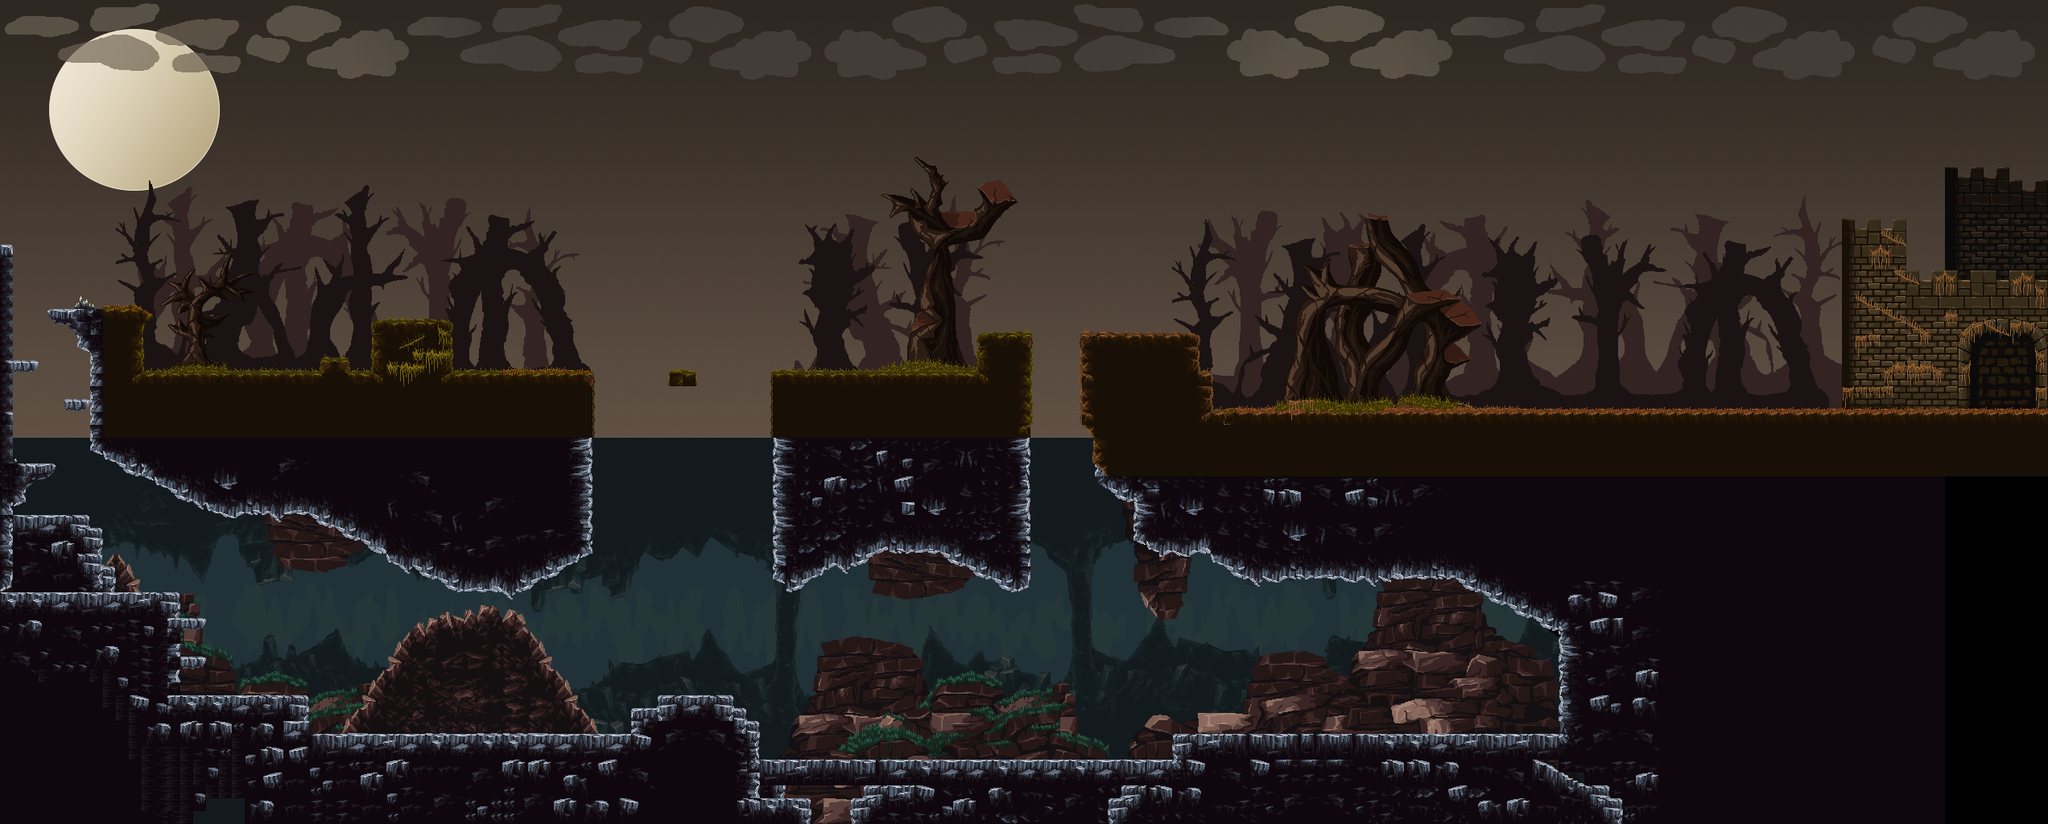

Tiled map render using the project's own tile images. Description and the map definition, with tile-layer contents summarised, below:
An orthogonal 159x64 tile map with 16x16 px tiles, 10 tile layers (Background_main2, Background_main1, Background2, Background, ...), 10 tilesets and 85 objects (6x Platform, 5x Thorn, 2x Spear, 2x Bonfire, Skeleton, ...).

<map version="1.10" tiledversion="1.11.0" orientation="orthogonal" renderorder="right-down" width="159" height="64" tilewidth="16" tileheight="16" infinite="0" nextlayerid="17" nextobjectid="176">
 <tileset firstgid="1" source="env_ground.tsx" />
 <tileset firstgid="901" source="env_trees.tsx" />
 <tileset firstgid="2057" source="castle_env.tsx" />
 <tileset firstgid="4617" source="mainlev_build.tsx" />
 <tileset firstgid="8713" source="props2.tsx" />
 <tileset firstgid="12809" source="main_background.tsx" />
 <tileset firstgid="15113" source="bgrd_tree5.tsx" />
 <tileset firstgid="16031" source="bgrd_tree3.tsx" />
 <tileset firstgid="16949" source="background3.tsx" />
 <tileset firstgid="18749" source="background1.tsx" />
 <layer id="16" name="Background_main2" width="159" height="64">
  <data>[10176 cells, 3600 non-empty, 1800 distinct tile ids]</data>
 </layer>
 <layer id="15" name="Background_main1" width="159" height="64">
  <data>[10176 cells, 9280 non-empty, 4001 distinct tile ids]</data>
 </layer>
 <layer id="13" name="Background2" width="159" height="64">
  <data>[10176 cells, 2571 non-empty, 1660 distinct tile ids]</data>
 </layer>
 <layer id="10" name="Background" width="159" height="64">
  <data>[10176 cells, 3573 non-empty, 2338 distinct tile ids]</data>
 </layer>
 <layer id="7" name="base_cave" width="159" height="64">
  <data>[10176 cells, 2783 non-empty, 303 distinct tile ids]</data>
 </layer>
 <layer id="1" name="base_ground" width="159" height="64">
  <data>[10176 cells, 1041 non-empty, 165 distinct tile ids]</data>
 </layer>
 <layer id="9" name="base_castle" width="159" height="64">
  <data>[10176 cells, 222 non-empty, 127 distinct tile ids]</data>
 </layer>
 <layer id="2" name="base_tree1" width="159" height="64">
  <data>[10176 cells, 526 non-empty, 521 distinct tile ids]</data>
 </layer>
 <layer id="5" name="base_tree2" width="159" height="64">
  <data>[10176 cells, 83 non-empty, 83 distinct tile ids]</data>
 </layer>
 <layer id="6" name="base_miscs1" width="159" height="64">
  <data>[10176 cells, 89 non-empty, 25 distinct tile ids]</data>
 </layer>
 <objectgroup id="8" name="Spawnpoints">
  <object id="140" type="Spear" x="304" y="832" width="32" height="80" />
  <object id="142" type="Thorn" x="496" y="896" width="16" height="32" />
  <object id="143" type="Thorn" x="944" y="928" width="16" height="32" />
  <object id="144" type="Thorn" x="144" y="720" width="16" height="32" />
  <object id="146" name="Skeleton" type="Skeleton" x="1680" y="800" width="110.25" height="111.136">
   <properties>
    <property name="offNeg" type="float" value="5" />
    <property name="offPos" type="float" value="6" />
   </properties>
  </object>
  <object id="147" name="Mushroom" type="Mushroom" x="1088.08" y="399.098" width="74" height="63.6364">
   <properties>
    <property name="offNeg" type="float" value="10" />
    <property name="offPos" type="float" value="5.5" />
   </properties>
  </object>
  <object id="148" name="Flying eye" type="Flying eye" x="1203.79" y="878.606" width="74" height="63.6364">
   <properties>
    <property name="offNeg" type="float" value="17" />
    <property name="offPos" type="float" value="13" />
   </properties>
  </object>
  <object id="146" name="Coin" type="Item" x="496" y="368" width="32" height="32" />
  <object id="148" type="Thorn" x="480" y="896" width="16" height="32" />
  <object id="149" type="Thorn" x="512" y="896" width="16" height="32" />
  <object id="150" type="Spear" x="208" y="432" width="32" height="80" />
  <object id="152" type="Checkpoint" x="2464" y="448" width="64" height="64" />
  <object id="153" name="Player" type="Player" x="272" y="416" width="48" height="48" />
  <object id="154" type="Saw" x="832" y="480" width="32" height="32">
   <properties>
    <property name="isVertical" type="bool" value="false" />
    <property name="offNeg" type="float" value="3" />
    <property name="offPos" type="float" value="3" />
   </properties>
  </object>
  <object id="167" name="Cave" type="BGM_Checkpoint" x="0" y="528" width="2064" height="480" />
  <object id="169" name="Bonfire_Ground" type="Bonfire" x="321.176" y="441.41" width="32" height="32" />
  <object id="172" name="Bonfire_Cave" type="Bonfire" x="849.176" y="841.41" width="32" height="32" />
 </objectgroup>
 <objectgroup id="11" name="Collisions">
  <object id="25" x="960" y="464" width="80" height="80" />
  <object id="27" x="1216" y="416" width="64" height="48" />
  <object id="35" x="2544" y="192" width="16" height="320" />
  <object id="36" x="2544" y="512" width="16" height="208" />
  <object id="44" x="464" y="400" width="96" height="64" />
  <object id="45" x="400" y="448" width="32" height="32" />
  <object id="48" x="128" y="384" width="48" height="16" />
  <object id="59" x="832" y="464" width="32" height="16" />
  <object id="63" x="480" y="464" width="256" height="224" />
  <object id="64" x="560" y="688" width="112" height="48" />
  <object id="65" x="672" y="688" width="48" height="32" />
  <object id="66" x="496" y="688" width="64" height="32" />
  <object id="68" x="256" y="544" width="224" height="80" />
  <object id="70" x="384" y="624" width="96" height="32" />
  <object id="71" x="416" y="656" width="64" height="16" />
  <object id="72" x="448" y="672" width="32" height="16" />
  <object id="73" x="256" y="624" width="128" height="16" />
  <object id="74" x="208" y="608" width="48" height="16" />
  <object id="75" x="112" y="544" width="144" height="16" />
  <object id="76" x="128" y="560" width="128" height="16" />
  <object id="77" x="144" y="576" width="112" height="16" />
  <object id="78" x="176" y="592" width="80" height="16" />
  <object id="79" x="112" y="480" width="288" height="64" />
  <object id="82" x="128" y="400" width="48" height="80" />
  <object id="83" type="Platform" x="64" y="384" width="64" height="16" />
  <object id="84" x="96" y="400" width="32" height="32" />
  <object id="85" x="176" y="464" width="224" height="16" />
  <object id="86" x="432" y="464" width="48" height="16" />
  <object id="87" x="400" y="480" width="80" height="64" />
  <object id="89" x="0" y="384" width="16" height="352" />
  <object id="90" type="Platform" x="16" y="576" width="48" height="16" />
  <object id="91" x="16" y="592" width="32" height="16" />
  <object id="92" x="16" y="608" width="32" height="16" />
  <object id="93" x="0" y="736" width="224" height="112" />
  <object id="95" x="160" y="864" width="224" height="80" />
  <object id="96" x="160" y="848" width="64" height="16" />
  <object id="98" x="384" y="912" width="560" height="64" />
  <object id="99" x="784" y="880" width="144" height="32" />
  <object id="100" x="928" y="896" width="16" height="16" />
  <object id="101" x="816" y="864" width="96" height="16" />
  <object id="103" x="944" y="944" width="1184" height="80" />
  <object id="104" x="1936" y="592" width="192" height="352" />
  <object id="105" x="1456" y="912" width="480" height="32" />
  <object id="106" x="960" y="544" width="64" height="176" />
  <object id="107" x="1024" y="544" width="48" height="160" />
  <object id="108" x="1072" y="544" width="128" height="144" />
  <object id="109" x="1200" y="544" width="80" height="192" />
  <object id="110" x="1040" y="464" width="240" height="80" />
  <object id="111" x="1360" y="512" width="1184" height="80" />
  <object id="113" x="1360" y="416" width="128" height="96" />
  <object id="114" x="1488" y="464" width="16" height="48" />
  <object id="115" x="1344" y="416" width="16" height="128" />
  <object id="116" x="1360" y="592" width="48" height="16" />
  <object id="117" x="1408" y="592" width="96" height="96" />
  <object id="118" x="1504" y="592" width="432" height="128" />
  <object id="119" x="1808" y="720" width="128" height="16" />
  </objectgroup>
</map>
<!-- 12 of 85 objects omitted -->
